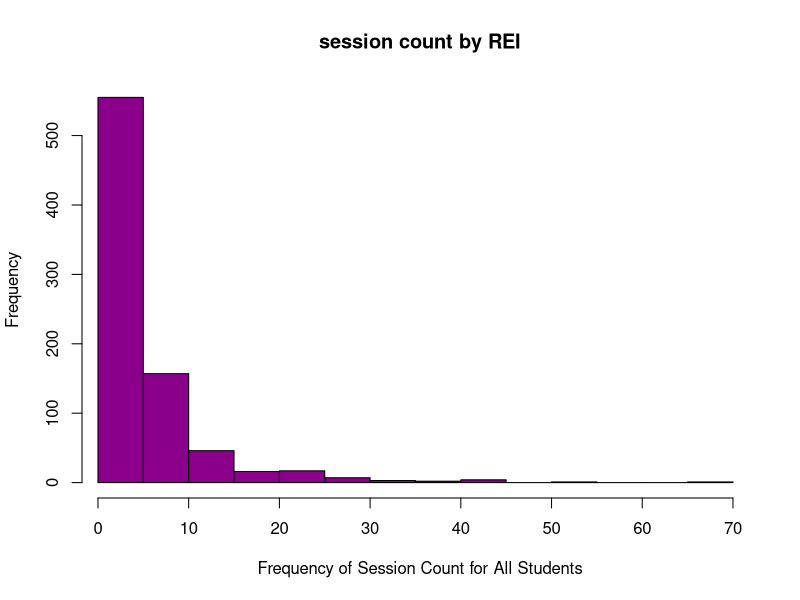
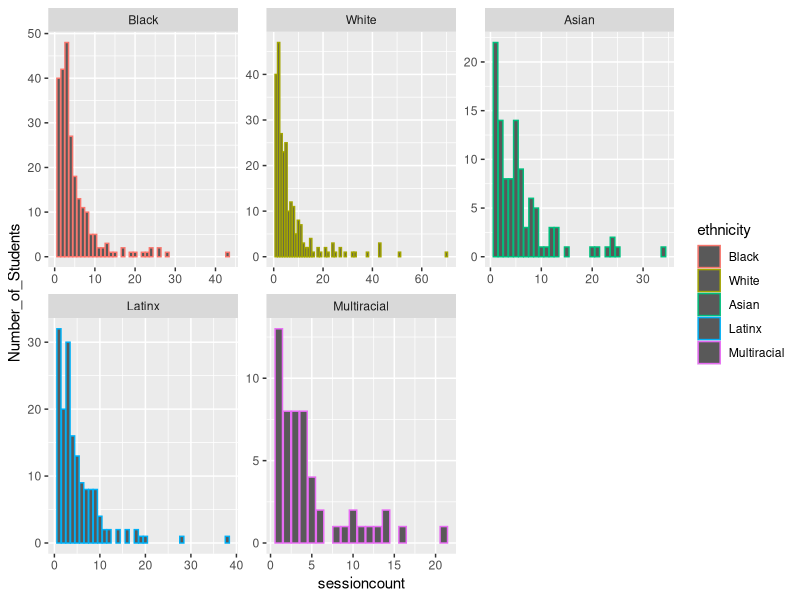
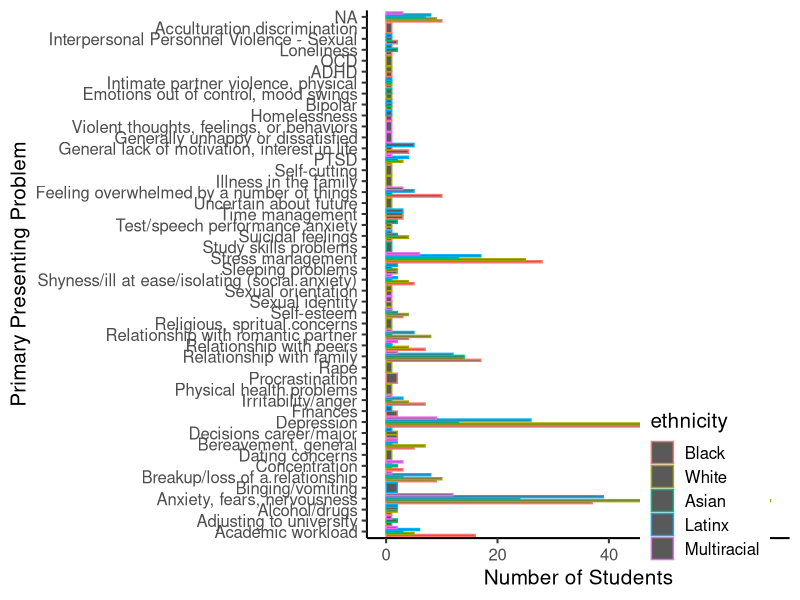
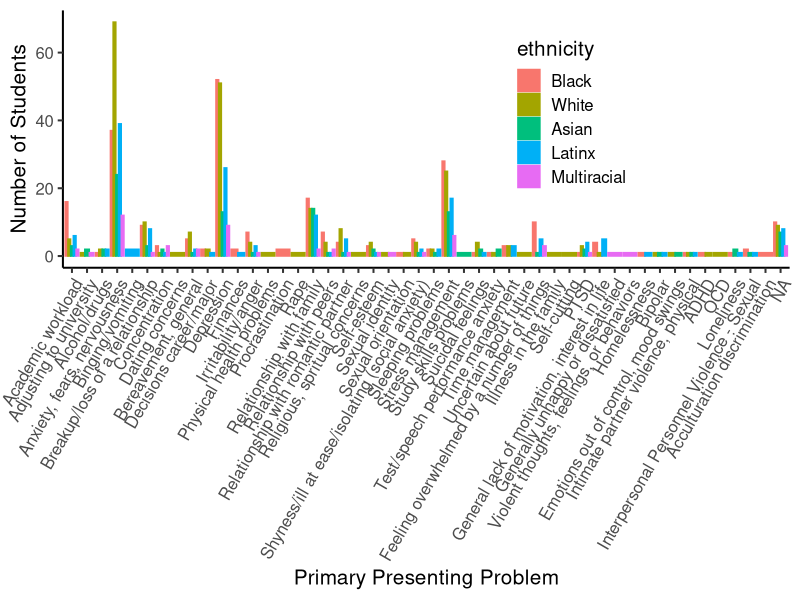
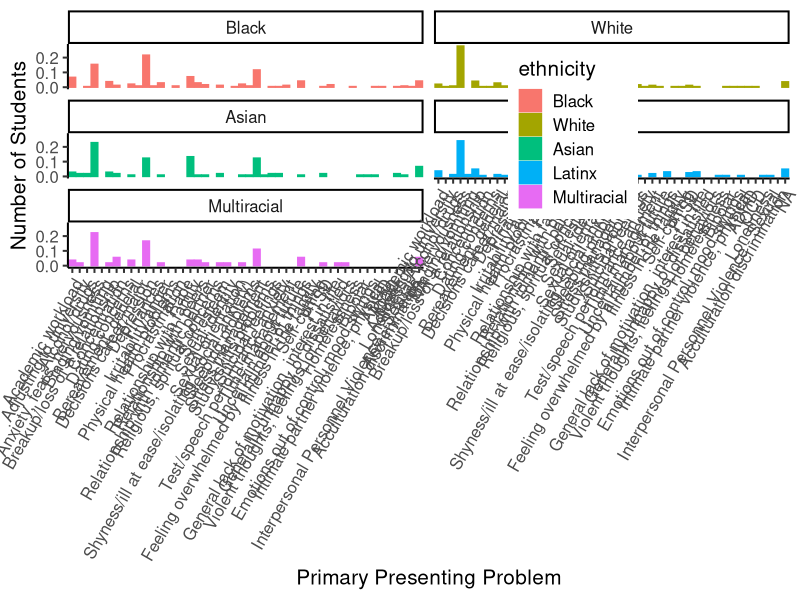
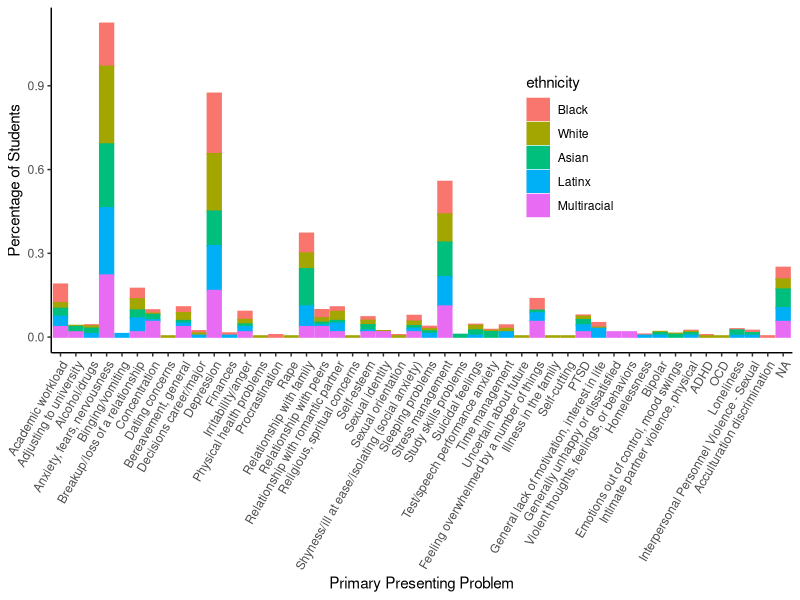
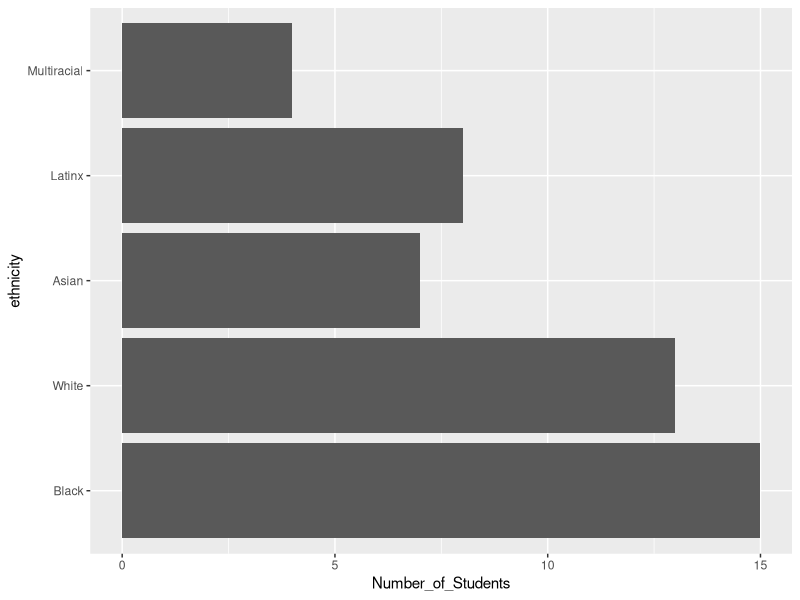
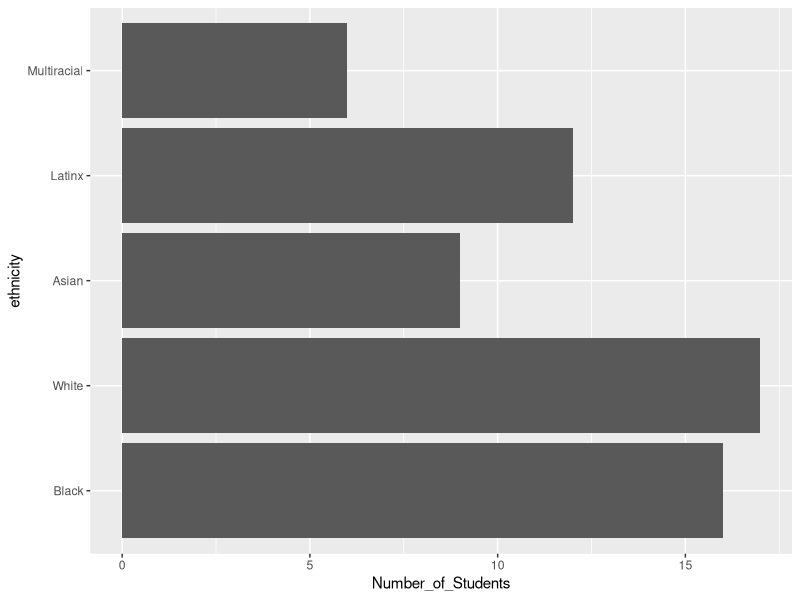

Reproduce these figures in R, in order.
## ---- chunk 1
knitr::opts_chunk$set(echo = TRUE, fig.path = "figures/", dev = c("pdf", "png"))
## ---- chunk 2
# Import data file & rename simultaneously

library(readr)
master_data <- read_csv("OG Data Set SLP.csv")
## ---- chunk 3
# Decode numerical string variables
## Create a decoder dictionary

ethnicity_code <- c("Black","White","Asian","Latinx","Native American","Multiracial","No Response")

gender_code <- c("Missing/Unknown","Male","Female","Other")

PP_code <- c("Academic workload",
"Adjusting to university",
"Alcohol/drugs",
"Anxiety, fears, nervousness",
"Assertiveness",
"Binging/vomiting",
"Breakup/loss of a relationship",
"Concentration",
"Confusion in beliefs, values",
"Dating concerns",
"Bereavement, general",
"Decisions career/major",
"Depression",
"Developing independence from family",
"Finances",
"Homesick",
"Irritability/anger",
"Making friends",
"Perfectionism",
"Physical health problems",
"Procrastination",
"Problem pregnancy",
"Rape",
"Relationship with family",
"Relationship with peers",
"Relationship with romantic partner",
"Religious, spritual concerns",
"Self-esteem",
"Sexual concerns",
"Sexual identity",
"Sexual orientation",
"Sexually transmitted disease",
"Shyness/ill at ease/isolating (social anxiety)",
"Sleeping problems",
"Starvation, fasting",
"Stress management",
"Study skills problems",
"Suicidal feelings",
"Test/speech performance anxiety",
"Time management",
"Uncertain about future",
"Weight body image",
"Feeling overwhelmed by a number of things",
"Illness in the family",
"Immigration concerns",
"Self-cutting",
"PTSD",
"General lack of motivation, interest in life",
"Generally unhappy or dissatisfied",
"Violent thoughts, feelings, or behaviors",
"Fear of loss of contact with reality",
"Homelessness",
"Bipolar",
"Growing sense of detachment and hopelessness",
"Concerns related to being a member of a minority",
"Emotions out of control, mood swings",
"Intimate partner violence, physical",
"ADHD",
"OCD",
"Loneliness",
"Sextortion",
"Interpersonal Personnel Violence - Sexual",
"Parenting",
"Moving/relocating",
"Adjustment to U.S. - International",
"Concern over arrest/legal",
"Acculturation discrimination",
"Crime victim of violence",
"Schizophrenia",
"Excoriation/dermatillomania",
"Disciplinary",
"Asperger spectrum")
## ---- chunk 4
# Assign a decoded column

master_data$ethnicity <- factor(master_data$ethnicity, 1:7, ethnicity_code)

master_data$gender <- factor(master_data$gender, 1:4, gender_code)

master_data$PP_1 <- factor(master_data$PP1, 1:72, PP_code)
## ---- chunk 5
# Decode title of column

CCAPS_44 =	"I feel uncomfortable around people I don't know"
CCAPS_45 =	"I feel irritable"
CCAPS_46 = "I have thoughts of ending my life"
CCAPS_47 = "I feel self conscious around others"
CCAPS_48	= "I purge to control my weight"
CCAPS_49	= "I drink more than I should"
CCAPS_50	= "I enjoy getting drunk"
CCAPS_51 =	"I am not able to concentrate as well as usual"
CCAPS_52	= "I am afraid I may lose control and act violently"
CCAPS_53	= "It's hard to stay motivated for my classes"
CCAPS_29	= "When I drink alcohol I can't remember what happened"
CCAPS_30	= "I feel tense"
CCAPS_31	= "When I start eating I can’t stop"
CCAPS_32	= "I have difficulty controlling my temper"
CCAPS_1	= "I get sad or angry when I think of my family"
CCAPS_33	= "I am easily frightened or startled"
CCAPS_34	= "I diet frequently" 
CCAPS_35	= "I make friends easily"
CCAPS_36	= "I sometimes feel like breaking or smashing things"
CCAPS_37	= "I have unwanted thoughts I can't control"
CCAPS_38	= "There's a history of abuse in my family"
CCAPS_39	= "I experience nightmares or flashbacks"
CCAPS_40	= "I feel sad all the time"
CCAPS_41	= "I am concerned that other people do not like me"
CCAPS_42	= "I wish my family got along better"
CCAPS_43	= "I get angry easily"
CCAPS_2	= "I am shy around others"
CCAPS_3	= "There are many things I am afraid of"
CCAPS_4	= "My heart races for no good reason"
CCAPS_5	= "I feel out of control when I eat"
CCAPS_6	= "I enjoy my classes"
CCAPS_7	= "I feel that my family loves me"
CCAPS_8	= "I feel disconnected from myself"
CCAPS_9	= "I don't enjoy being around people as much as I used to"
CCAPS_10	= "I feel isolated and alone"
CCAPS_11	= "My family gets on my nerves"
CCAPS_12	= "I lose touch with reality"
CCAPS_13	= "I think about food more than I would like to"
CCAPS_14	= "I am anxious that I might have a panic attack while in public"
CCAPS_15	= "I feel confident that I can succeed academically"
CCAPS_16	= "I become anxious when I have to speak in front of audiences"
CCAPS_17	= "I have sleep difficulties"
CCAPS_18	= "My thoughts are racing"
CCAPS_19	= "I am satisfied with my body shape"
CCAPS_20	= "I feel worthless"
CCAPS_21	= "My family is basically a happy one"
CCAPS_22	= "I am dissatisfied with my weight"
CCAPS_23	= "I feel helpless"
CCAPS_24	= "I use drugs more than I should"
CCAPS_25	= "I eat too much"
CCAPS_26	= "I drink alcohol frequently"
CCAPS_27	= "I have spells of terror or panic"
CCAPS_28	= "I am enthusiastic about life"
CCAPS_54	= "I feel comfortable around other people"
CCAPS_55	= "I like myself"
CCAPS_56	= "I have done something I have regretted because of drinking"
CCAPS_57	= "I frequently get into arguments"
CCAPS_58	= "I find that I cry frequently"
CCAPS_59	= "I am unable to keep up with my schoolwork"
CCAPS_60	= "I have thoughts of hurting others"
CCAPS_61	= "The less I eat, the better I feel about myself"
CCAPS_62	= "I feel that I have no one who understands me"
## ---- chunk 6
# Reverse score in original column

master_data[,c("CCAPS_06","CCAPS_07","CCAPS_15","CCAPS_19","CCAPS_21","CCAPS_28","CCAPS_35","CCAPS_54","CCAPS_55")] <- 4-master_data[,c("CCAPS_06","CCAPS_07","CCAPS_15","CCAPS_19","CCAPS_21","CCAPS_28","CCAPS_35","CCAPS_54","CCAPS_55")]
## ---- chunk 7
# Add CCAPS score

#44:62 is first to last CCAPS value (range) based on the order that the items were input, as they were not entered in ascending order.
#grep tells me the column number from the name
#row sums adds them up
#"na.rm = TRUE" ignores NA values

master_data$CCAPS_score <- rowSums(master_data[grep("CCAPS_44", colnames(master_data)):grep("CCAPS_62", colnames(master_data))],na.rm = TRUE)
## ---- chunk 8
#CCAPS-62 sub-scales

master_data$depression_subscale <- rowSums(master_data[,c(
  "CCAPS_08",
  "CCAPS_09",
  "CCAPS_10",
  "CCAPS_12",
  "CCAPS_20",
  "CCAPS_23",
  "CCAPS_28",
  "CCAPS_37",
  "CCAPS_40",
  "CCAPS_46",
  "CCAPS_55",
  "CCAPS_58",
  "CCAPS_62"
)])

master_data$generalized_anxiety_subscale <- rowSums(master_data[,c(
  "CCAPS_03",
  "CCAPS_04",
  "CCAPS_14",
  "CCAPS_17",
  "CCAPS_18",
  "CCAPS_27",
  "CCAPS_30",
  "CCAPS_33",
  "CCAPS_39"
)])

master_data$social_anxiety_subscale <- rowSums(master_data[,c(
  "CCAPS_02",
  "CCAPS_16",
  "CCAPS_35",
  "CCAPS_41",
  "CCAPS_44",
  "CCAPS_47",
  "CCAPS_54"
)])

master_data$academic_distress_subscale <- rowSums(master_data[,c(
  "CCAPS_06",
  "CCAPS_15",
  "CCAPS_51",
  "CCAPS_53",
  "CCAPS_59"
)])

master_data$eating_concerns_subscale <- rowSums(master_data[,c(
  "CCAPS_05",
  "CCAPS_13",
  "CCAPS_19",
  "CCAPS_22",
  "CCAPS_25",
  "CCAPS_31",
  "CCAPS_34",
  "CCAPS_48",
  "CCAPS_61"
)])

master_data$family_distress_subscale <- rowSums(master_data[,c(
  "CCAPS_01",
  "CCAPS_07",
  "CCAPS_11",
  "CCAPS_21",
  "CCAPS_38",
  "CCAPS_42"
)])

master_data$hostility_subscale <- rowSums(master_data[,c(
  "CCAPS_32",
  "CCAPS_36",
  "CCAPS_43",
  "CCAPS_45",
  "CCAPS_52",
  "CCAPS_57",
  "CCAPS_60"
)])

master_data$substance_use_subscale <- rowSums(master_data[,c(
  "CCAPS_24",
  "CCAPS_26",
  "CCAPS_29",
  "CCAPS_49",
  "CCAPS_50",
  "CCAPS_56"
)])
## ---- chunk 9
#delete entire rows by irrelevant ethnicities (no response & native american)

master_data <- master_data[master_data$ethnicity != "No Response",]

master_data <- master_data[master_data$ethnicity != "Native American",]

# We reform the ethnicity factor to account for the removed subjects.

master_data$ethnicity <- factor(master_data$ethnicity)
## ---- chunk 10

# Distribution histogram - Counseling center session attendance (not sorted by REI)

hist(master_data$sessioncount,
main="session count by REI",
xlab="Frequency of Session Count for All Students",
xlim=c(1,70),
col="darkmagenta",
)

mean(master_data$sessioncount)

# Total sum of sessions by each REI

aggregate (master_data$sessioncount, by=list(master_data$ethnicity),FUN=sum)

# Frequency table - sessions by REI

library(tidyverse)
library(dplyr)

SessionCountxREI <- master_data %>%
  group_by(sessioncount, ethnicity) %>%
  summarize(Number_of_Students=length(clientid))

# Distribution histogram - counseling center session attendance sorted by REI

library(ggplot2)

ggplot(SessionCountxREI, aes(x=sessioncount, 
                                  y=Number_of_Students, 
                                  color = ethnicity)) + 
      geom_bar(stat="identity", position = "dodge") +
      facet_wrap(~ethnicity, scales = "free") 

master_data$ethnicity <- as.factor(master_data$ethnicity)
levels(master_data$ethnicity)

# aov(CCAPS_1 ~ ethnicity, master_data)
## ---- chunk 11
# Create frequency table for Presenting Problem by REI.

PP1xREI <- master_data %>% 
  group_by(ethnicity, PP_1) %>% 
  summarize(Number_of_Students=length(clientid)) %>%
  group_by(ethnicity) %>%
  mutate(total = sum(Number_of_Students)) %>%
  ungroup() %>%
  mutate(Proportion=Number_of_Students/total)
## ---- chunk 12
#PP1 by Ethnicity

PP1_by_Ethnicity <- ggplot(PP1xREI, aes(x=Number_of_Students, 
                                  y=PP_1, 
                                  group=ethnicity,
                                  color = ethnicity)) 

PP1_by_Ethnicity + geom_bar(stat="identity", position = "dodge") + 
  theme_classic(base_size = 15) +
  xlab("Number of Students") +
  ylab("Primary Presenting Problem") + 
  theme(legend.position = c(0.8, 0.1))

## ---- chunk 13
#PP1 by Ethnicity
PP1_by_Ethnicity <- ggplot(PP1xREI, aes(y=Number_of_Students, 
                                  x=PP_1, 
                                  group=ethnicity,
                                  color = ethnicity,
                                  fill = ethnicity)) 

PP1_by_Ethnicity + geom_bar(stat="identity", position = "dodge") + 
  theme_classic(base_size = 15) +
  ylab("Number of Students") +
  xlab("Primary Presenting Problem") + 
  theme(legend.position = c(0.7, 0.6)) +
  theme(axis.text.x = element_text(angle = 60, hjust=1))
## ---- chunk 14
#PP1 by Ethnicity
PP1_by_Ethnicity <- ggplot(PP1xREI, aes(y=Proportion, 
                                  x=PP_1, 
                                  group=ethnicity,
                                  color = ethnicity,
                                  fill = ethnicity)) 
PP1_by_Ethnicity + geom_bar(stat="identity", position = "dodge") + 
  theme_classic(base_size = 15) +
  ylab("Number of Students") +
  xlab("Primary Presenting Problem") + 
  theme(legend.position = c(0.7, 0.6)) +
  theme(axis.text.x = element_text(angle = 60, hjust=1)) +
   facet_wrap(~ethnicity, ncol = 2)
## ---- chunk 15
#PP1 by Ethnicity
PP1_by_Ethnicity <- ggplot(PP1xREI, aes(y=Proportion, 
                                  x=PP_1, 
                                  group=ethnicity,
                                  color = ethnicity,
                                  fill = ethnicity)) 
PP1_by_Ethnicity + geom_bar(stat="identity", position = "stack") + 
  theme_classic(base_size = 11) +
  ylab("Percentage of Students") +
  xlab("Primary Presenting Problem") + 
  theme(legend.position = c(0.7, 0.6)) +
  theme(axis.text.x = element_text(angle = 60, hjust=1))
## ---- chunk 16
# Prepare chi-square data

Diversity <- data.frame(outcome = c("Multiracial","Asian","Latinx","White","Black","Missing"),
                        O = c(5.0,9.0,14.0,20.0,21.0,31.0),
                        E = c(13.9,15.2,16.8,21.8,13.0,19.3))

knitr::kable(Diversity)

Diversity <- Diversity %>%
  mutate(d = O -E) %>%
  mutate(d_sq = d^2) %>%
  mutate(div = d_sq/E)

knitr::kable(Diversity)

# Compute chi-square

sum(Diversity$div)

O <- c(5.0,9.0,14.0,20.0,21.0,31.0)
E <- c(13.9,15.2,16.8,21.8,13.0,19.3)
sum(((O-E)^2)/E)

chisq.test(x=c(5.0,9.0,14.0,20.0,21.0,31.0))
## ---- chunk 17
# Create tables for sub-scales and REI

depressionxREI <- master_data %>% 
  group_by((depression_subscale), ethnicity) %>% 
  summarize(Number_of_Students=length(clientid))

generalized_anxietyxREI <- master_data %>% 
  group_by((generalized_anxiety_subscale), ethnicity) %>% 
  summarize(Number_of_Students=length(clientid))

social_anxietyxREI <- master_data %>% 
  group_by((social_anxiety_subscale), ethnicity) %>% 
  summarize(Number_of_Students=length(clientid))

academic_distressxREI <- master_data %>% 
  group_by((academic_distress_subscale), ethnicity) %>% 
  summarize(Number_of_Students=length(clientid))

eating_concernsxREI <- master_data %>% 
  group_by((eating_concerns_subscale), ethnicity) %>% 
  summarize(Number_of_Students=length(clientid))

family_distressxREI <- master_data %>% 
  group_by((family_distress_subscale), ethnicity) %>% 
  summarize(Number_of_Students=length(clientid))

hostilityxREI <- master_data %>% 
  group_by((hostility_subscale), ethnicity) %>% 
  summarize(Number_of_Students=length(clientid))

substance_usexREI <- master_data %>% 
  group_by((substance_use_subscale), ethnicity) %>% 
  summarize(Number_of_Students=length(clientid))

# Make simple histograms for subscales + REI

ggplot(depressionxREI, aes(x=Number_of_Students, 
                                  y=ethnicity)) + 
      geom_bar(stat="identity", position = "dodge") 

ggplot(generalized_anxietyxREI, aes(x=Number_of_Students, 
                                  y=ethnicity)) + 
      geom_bar(stat="identity", position = "dodge") 

ggplot(social_anxietyxREI, aes(x=Number_of_Students, 
                                  y=ethnicity)) + 
      geom_bar(stat="identity", position = "dodge") 

ggplot(academic_distressxREI, aes(x=Number_of_Students, 
                                  y=ethnicity)) + 
      geom_bar(stat="identity", position = "dodge") 

ggplot(eating_concernsxREI, aes(x=Number_of_Students, 
                                  y=ethnicity)) + 
      geom_bar(stat="identity", position = "dodge") 

ggplot(family_distressxREI, aes(x=Number_of_Students, 
                                  y=ethnicity)) + 
      geom_bar(stat="identity", position = "dodge") 

ggplot(hostilityxREI, aes(x=Number_of_Students, 
                                  y=ethnicity)) + 
      geom_bar(stat="identity", position = "dodge") 

ggplot(substance_usexREI, aes(x=Number_of_Students, 
                                  y=ethnicity)) + 
      geom_bar(stat="identity", position = "dodge") 
## ---- chunk 18
# Ensure ethnicity is properly sorted into levels that can then be used for analyzing.

levels(master_data$ethnicity)

master_data$ethnicity <- ordered(master_data$ethnicity,
                                 levels = c("Black","White","Asian","Latinx","Multiracial"))

library(dplyr)

# Descriptive Statistics - Total Pathology Score by REI

group_by(master_data, ethnicity) %>%
  summarise(
    count = n(),
    mean = mean(CCAPS_score, na.rm = TRUE),
    sd = sd(CCAPS_score, na.rm = TRUE),
    range = range(CCAPS_score, na.rm = TRUE),
  )

library(ggpubr)

# Box plot - Total Pathology Score by REI

ggboxplot(master_data, x = "ethnicity", y = "CCAPS_score", 
          color = "ethnicity", 
          order = c("Black","White","Asian","Latinx","Multiracial"),
          ylab = "Total CCAPS Score", xlab = "Racial and Ethnolinguistic Identity")

# The following plot shows more of the data directly. Too much, perhaps.

ggline(master_data, x = "ethnicity", y = "CCAPS_score",
       add = c("mean_se", "jitter"), 
       order = c("Black","White","Asian","Latinx","Multiracial"),
        ylab = "Total CCAPS Score", xlab = "Racial and Ethnolinguistic Identity")
## ---- chunk 19
# Descriptive Statistics - Depression Sub-Scale Score by REI

group_by(master_data, ethnicity) %>%
  summarise(
    count = n(),
    mean = mean(depression_subscale, na.rm = TRUE),
    sd = sd(depression_subscale, na.rm = TRUE),
    range = range(depression_subscale, na.rm = TRUE),
  )

# Box plot - Depression Sub-Scale Score by REI

ggboxplot(master_data, x = "ethnicity", y = "depression_subscale", 
          color = "ethnicity", 
          order = c("Black","White","Asian","Latinx","Multiracial"),
          ylab = "Depression", xlab = "Racial and Ethnolinguistic Identity")
## ---- chunk 20
# Descriptive Statistics - Generalized Anxiety Sub-Scale Score by REI

group_by(master_data, ethnicity) %>%
  summarise(
    count = n(),
    mean = mean(generalized_anxiety_subscale, na.rm = TRUE),
    sd = sd(generalized_anxiety_subscale, na.rm = TRUE),
    range = range(generalized_anxiety_subscale, na.rm = TRUE),
  )

# Box plot - Generalized Anxiety Sub-Scale Score by REI

ggboxplot(master_data, x = "ethnicity", y = "generalized_anxiety_subscale", 
          color = "ethnicity", 
          order = c("Black","White","Asian","Latinx","Multiracial"),
          ylab = "Generalized Anxiety", xlab = "Racial and Ethnolinguistic Identity")
## ---- chunk 21
# summary(master_data)

# sapply(master_data$ethnicity, table)
